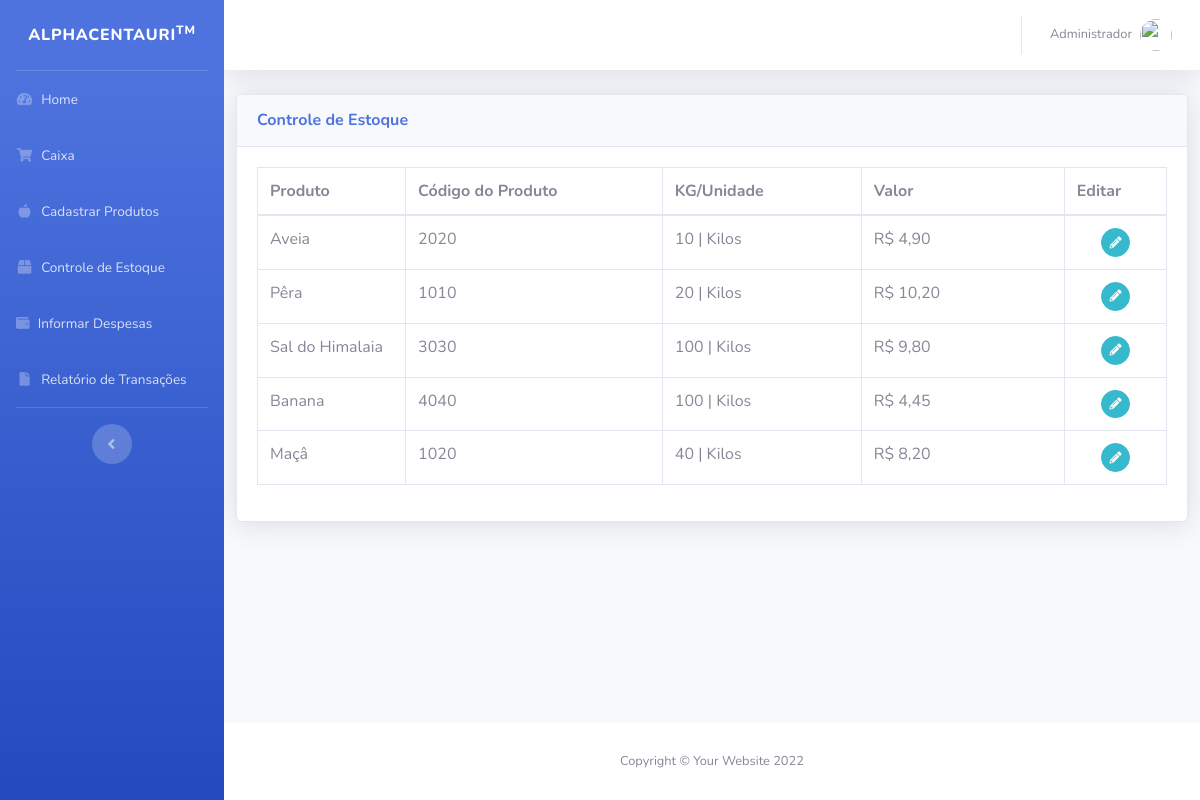
The page /stock.php on the database its author committed.
### tables this page shows
CREATE TABLE `produtos` (
  `id` int(11) NOT NULL,
  `nome` varchar(150) DEFAULT NULL,
  `codigo` varchar(50) DEFAULT NULL,
  `valor` varchar(50) DEFAULT NULL,
  `medida` varchar(50) DEFAULT NULL,
  `data_cadastro` varchar(30) DEFAULT NULL,
  `quantidade` varchar(30) DEFAULT NULL
);

### stock.php (the view, shortened to what this page needs)
<?php
include("pagestyle/header.php");
$PDO = db_connect();
$sql_produtos = "SELECT * FROM produtos ";
$stmt = $PDO->prepare($sql_produtos);
$stmt->execute();
$aux= '';
 ?>
<div class="col-lg-12 ">
    <div class="card shadow mb-lg-5">
        <div class="card-header py-3">
            <h6 class="m-0 font-weight-bold text-primary">Controle de Estoque</h6>
        </div>
        <div class="card-body">
            <div class="table-responsive">
                <div id="dataTable_wrapper" class="dataTables_wrapper dt-bootstrap4">
                    <div class="row">
                        <div class="col-sm-12">
                            <table class="table table-bordered dataTable" id="stock" role="grid" aria-describedby="dataTable_info" style="width: 100%;" width="100%" cellspacing="0">
                                <thead>
                                <tr role="row">
                                    <th class="sorting_asc" tabindex="0" aria-controls="dataTable" rowspan="1" colspan="1" style="width: 177px;" aria-sort="ascending" aria-label="Name: activate to sort column descending">Produto</th>
                                    <th class="sorting" tabindex="0" aria-controls="dataTable" rowspan="1" colspan="1" style="width: 269px;" aria-label="Position: activate to sort column ascending">Código do Produto</th>
                                    <th class="sorting" tabindex="0" aria-controls="dataTable" rowspan="1" colspan="1" style="width: 57px;" aria-label="Office: activate to sort column ascending">KG/Unidade</th>
                                    <th class="sorting" tabindex="0" aria-controls="dataTable" rowspan="1" colspan="1" style="width: 269px;" aria-label="Age: activate to sort column ascending">Valor</th>
                                    <th class="sorting" tabindex="0" aria-controls="dataTable" rowspan="1" colspan="1" style="width: 118px;" aria-label="Start date: activate to sort column ascending">Editar</th>
                                </tr>
                                </thead>
                                <tbody>
                                <?php
                                if ($stmt->rowCount() == 0) {
                                    echo '' .
                                        "<td width='140'> -</td>" .
                                        "<td width='340'> - </td>" .
                                        "<td width='240'>-</td>" .
                                        "<td width='240'> -</td>" .
                                        "<td widht='240' class='text-center'>-</td>" .
                                        "</tr>";
                                } else {
                                    while ($linha = $stmt->fetch(PDO::FETCH_ASSOC)) {
													if($linha['medida'] === "Peso")
												{
													$aux = "Kilos" ;
												}else
												{
													$aux = "Unidades" ;
												}
                                        echo '' .
                                            "<td width='140'> {$linha['nome']}</td>" .
                                            "<td width='340'> {$linha['codigo']} </td>" .
                                            "<td width='240'>{$linha['quantidade']} | $aux </td>" .
                                            "<td width='240'>R$ {$linha['valor']}</td>" .
                                            "<td widht='240' class='text-center'><button href='#' class='btn btn-info btn-circle btn-sm actionButton' title='Remover Produto'><i class='fas fa-pencil-alt'></i></button></td>" .
                                            "</tr>";
                                    }
                                }
                                ?>
                                </tbody>
                            </table>
                        </div>
                    </div>
                </div>
            </div>
        </div>
    </div>
</div>
<?php include("pagestyle/footer.php") ?>

### rows shown on the page
produtos: nome "Aveia", codigo "2020", quantidade "10", medida "Kilos", valor "4,90"
produtos: nome "Pêra", codigo "1010", quantidade "20", medida "Kilos", valor "10,20"
produtos: nome "Sal do Himalaia", codigo "3030", quantidade "100", medida "Kilos", valor "9,80"
produtos: nome "Banana", codigo "4040", quantidade "100", medida "Kilos", valor "4,45"
produtos: nome "Maçâ", codigo "1020", quantidade "40", medida "Kilos", valor "8,20"
